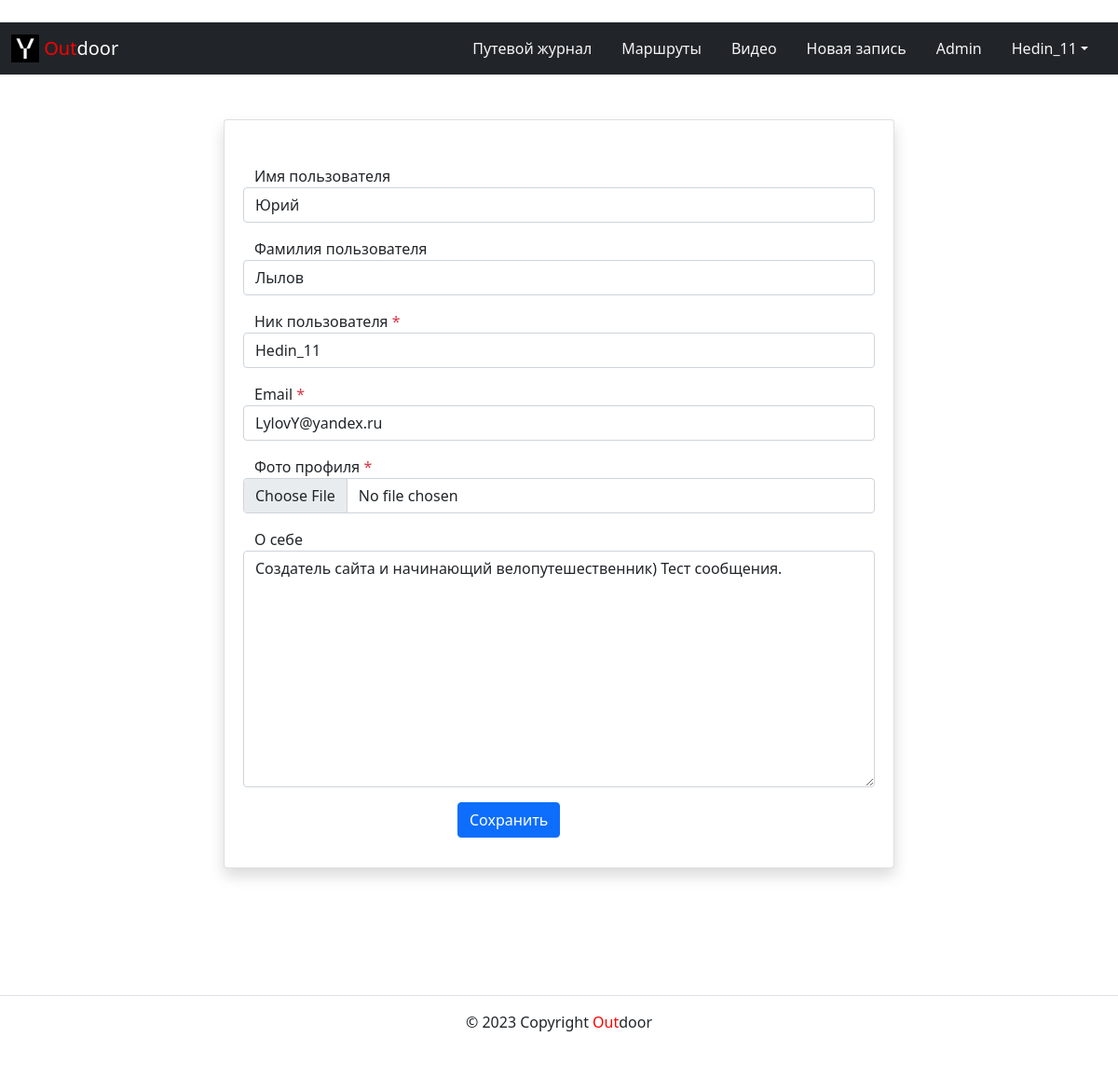
Screenshot of /profile/Hedin_11/edit/ with the database file from the repository.
### users/models.py (models this page shows, shortened)
class User(AbstractUser):
    username = models.CharField(
        unique=True,
        max_length=150,
        verbose_name='Ник пользователя',
        db_index=True,
    )
    email = models.EmailField(
        max_length=254,
        verbose_name='email',
        unique=True,
    )
    first_name = models.CharField(
        max_length=150,
        verbose_name='Имя пользователя',
        blank=True,
    )
    last_name = models.CharField(
        max_length=150,
        verbose_name='Фамилия пользователя',
        blank=True,
    )
    image = models.ImageField(
        'Фото профиля',
        default='default/User.png',
        upload_to="profiles/%Y/%m/%d/",
        help_text='Добавьте изображение к профилю',
        null=True,
        blank=True,
    )
    description = models.TextField(
        'О себе',
        blank=True,
        max_length=500
    )
    class Meta:
        verbose_name = 'Пользователи'
        verbose_name_plural = 'Пользователи'
        ordering = ['-date_joined']
    def __str__(self):
        return self.username

### users/views.py (the view)
# urls.py: path('profile/<str:username>/edit/', UpdateProfile.as_view(), name='profile_update'),
class UpdateProfile(SuccessMessageMixin, UpdateView):
    model = User
    slug_url_kwarg = 'username'
    slug_field = "username"
    form_class = UserUpdateForm
    template_name = 'users/signup.html'
    extra_context = {'is_edit': True}
    success_message = 'Профиль обновлен'

### users/forms.py
class UserUpdateForm(forms.ModelForm):
    image = forms.ImageField(
        widget=forms.FileInput(), label='Фото профиля')
    class Meta:
        model = User
        fields = ("first_name", "last_name", "username", "email", "image",'description')

### core/context_processors/year.py (called while the page is built)
def year(request):
    return {
        'year': timezone.now().year
    }

### core/templatetags/user_filters.py (called while the page is built)
@register.filter
def addclass(field, css):
    return field.as_widget(attrs={'class': css})

### templates/users/signup.html (shortened to what this page needs)
{% extends "base.html" %}
{% block content %}
  <div class="row justify-content-center">
    <div class="col-md-8 p-5">
      <div class="card shadow p-3 mb-5 bg-body rounded">
          <div class="card-body">
          {% load user_filters %}
              <form method="post" action="{% if is_edit %}
                                            {% url 'posts:profile_update' user %}
                                          {% else %}
                                            {% url 'users:signup' %}
                                          {% endif %}" enctype="multipart/form-data">
              {% for field in form %}
                <div class="form-group row my-3">
                  <label for="{{ field.id_for_label }}">
                    {{ field.label }}
                      {% if field.field.required %}
                        <span class="required text-danger">*</span>
                      {% endif %}
                  </label>
                  {{ field|addclass:'form-control' }}
                </div>
              {% endfor %}
              <div class="col-md-6 offset-md-4">
                <button type="submit" class="btn btn-primary">
                  {% if is_edit %}
                    Сохранить
                  {% else %}
                    Зарегистрироваться
                  {% endif %}
                </button>
              </div>
            </form>
          </div>
        </div>
      </div>
  </div>
{% endblock %}

### templates/includes/header.html (shortened to what this page needs)
﻿{% load static %}
{% with request.resolver_match.view_name as view_name %}
<header>
  <nav class="navbar navbar-expand-lg navbar-dark bg-dark" style="background-color: lightskyblue">
    <div class="container-fluid">
      <a class="navbar-brand" href="{% url 'posts:index' %}">
        <img src="{% static 'img/logo.png' %}" width="30" height="30" class="d-inline-block align-top" alt="">
        <span style="color:red">Out</span>door
      </a>
      <div class="collapse navbar-collapse d-flex justify-content-end" id="navbarSupportedContent">
      <ul class="nav nav-pills">
          <li class="nav-item">
            <a class="nav-link {% if view_name == 'posts:index' %}active{% endif %}"
              href="{% url 'posts:index' %}">Путевой журнал</a>
          </li>
          <li class="nav-item">
            <a class="nav-link {% if view_name == 'about:author' %}active{% endif %}"
              href="{% url 'about:author' %}">Маршруты</a>
          </li>
          <li class="nav-item">
            <a class="nav-link {% if view_name == 'about:tech' %}active{% endif %}"
              href="{% url 'about:tech' %}">Видео</a>
          </li>
          {% if user.is_authenticated %}
            <li class="nav-item">
              <a class="nav-link {% if view_name == 'posts:create' %}active{% endif %}"
                href="{% url 'posts:post_create' %}">Новая запись</a>
            </li>
            {% if user.is_staff %}
            <li class="nav-item">
              <a class="nav-link {% if view_name == 'posts:create' %}active{% endif %}"
                href="{% url 'admin:index' %}">Admin</a>
            </li>
            {% endif %}
            {% with request.resolver_match.url_name as url_name  %}
            <li class="nav-item pe-1 dropdown">
              <a class="nav-link {% if url_name in 'profile,post_draft' %}active{% endif %} dropdown-toggle"  data-bs-display="static" data-bs-toggle="dropdown" href="#" role="button" aria-expanded="false">{{ user.username }}</a>
            </li>
            {% endwith %}
          {% endif %}
        </ul>
      </div>
    </div>
  </nav>
</header>
{% endwith %}

### posts/static/css/main.css (style rules this page uses)
.nav-link { color: whitesmoke; }
html, body { height: 100%; width: auto; }

### rows the page displays
User: username "Hedin_11", form "Юрий" "Лылов" "Hedin_11" "LylovY@yandex.ru" "Создатель сайта и начинающий велопутешественник) Тест сообщения."

### other values shown
{{ field.label }} "Имя пользователя" "Фамилия пользователя" "Ник пользователя" "Email" "Фото профиля" "О себе"
